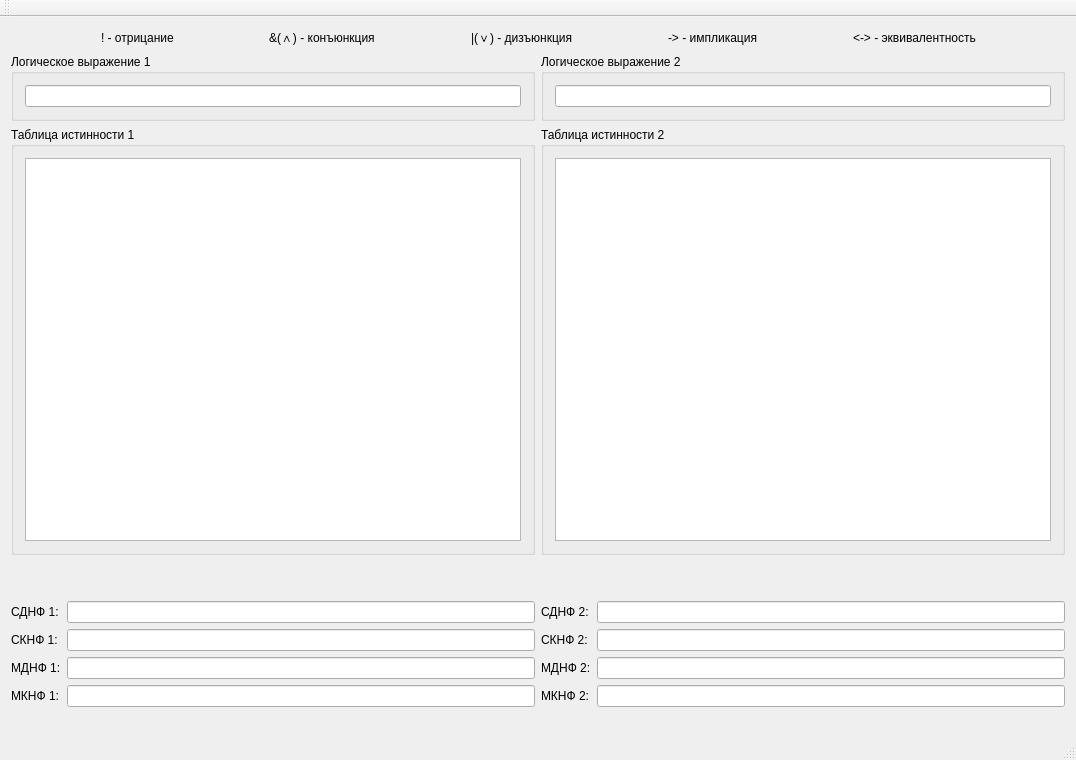
<?xml version="1.0" encoding="UTF-8"?>
<ui version="4.0">
 <class>LogicCalcWindow</class>
 <widget class="QMainWindow" name="LogicCalcWindow">
  <property name="geometry">
   <rect>
    <x>0</x>
    <y>0</y>
    <width>1076</width>
    <height>760</height>
   </rect>
  </property>
  <property name="windowTitle">
   <string>Логический калькулятор</string>
  </property>
  <widget class="QWidget" name="centralWidget">
   <layout class="QVBoxLayout" name="verticalLayout_5">
    <item>
     <layout class="QHBoxLayout" name="horizontalLayout_7">
      <item>
       <spacer name="horizontalSpacer_7">
        <property name="orientation">
         <enum>Qt::Horizontal</enum>
        </property>
        <property name="sizeHint" stdset="0">
         <size>
          <width>40</width>
          <height>20</height>
         </size>
        </property>
       </spacer>
      </item>
      <item>
       <widget class="QLabel" name="label_14">
        <property name="text">
         <string>! - отрицание</string>
        </property>
       </widget>
      </item>
      <item>
       <spacer name="horizontalSpacer_8">
        <property name="orientation">
         <enum>Qt::Horizontal</enum>
        </property>
        <property name="sizeHint" stdset="0">
         <size>
          <width>40</width>
          <height>20</height>
         </size>
        </property>
       </spacer>
      </item>
      <item>
       <widget class="QLabel" name="label_15">
        <property name="text">
         <string>&amp;(∧) - конъюнкция</string>
        </property>
       </widget>
      </item>
      <item>
       <spacer name="horizontalSpacer_9">
        <property name="orientation">
         <enum>Qt::Horizontal</enum>
        </property>
        <property name="sizeHint" stdset="0">
         <size>
          <width>40</width>
          <height>20</height>
         </size>
        </property>
       </spacer>
      </item>
      <item>
       <widget class="QLabel" name="label_16">
        <property name="text">
         <string>|(∨) - дизъюнкция</string>
        </property>
       </widget>
      </item>
      <item>
       <spacer name="horizontalSpacer_10">
        <property name="orientation">
         <enum>Qt::Horizontal</enum>
        </property>
        <property name="sizeHint" stdset="0">
         <size>
          <width>40</width>
          <height>20</height>
         </size>
        </property>
       </spacer>
      </item>
      <item>
       <widget class="QLabel" name="label_17">
        <property name="text">
         <string>-&gt; - импликация</string>
        </property>
       </widget>
      </item>
      <item>
       <spacer name="horizontalSpacer_11">
        <property name="orientation">
         <enum>Qt::Horizontal</enum>
        </property>
        <property name="sizeHint" stdset="0">
         <size>
          <width>40</width>
          <height>20</height>
         </size>
        </property>
       </spacer>
      </item>
      <item>
       <widget class="QLabel" name="label_18">
        <property name="text">
         <string>&lt;-&gt; - эквивалентность</string>
        </property>
       </widget>
      </item>
      <item>
       <spacer name="horizontalSpacer_12">
        <property name="orientation">
         <enum>Qt::Horizontal</enum>
        </property>
        <property name="sizeHint" stdset="0">
         <size>
          <width>40</width>
          <height>20</height>
         </size>
        </property>
       </spacer>
      </item>
     </layout>
    </item>
    <item>
     <layout class="QHBoxLayout" name="horizontalLayout_8">
      <item>
       <layout class="QVBoxLayout" name="verticalLayout_3">
        <item>
         <widget class="QGroupBox" name="groupBox_5">
          <property name="title">
           <string>Логическое выражение 1</string>
          </property>
          <layout class="QHBoxLayout" name="horizontalLayout_9">
           <item>
            <widget class="QLineEdit" name="expLineEdit"/>
           </item>
          </layout>
         </widget>
        </item>
        <item>
         <widget class="QGroupBox" name="groupBox_6">
          <property name="title">
           <string>Таблица истинности 1</string>
          </property>
          <layout class="QHBoxLayout" name="horizontalLayout_10">
           <item>
            <widget class="QTableWidget" name="truthTableWidget">
             <property name="editTriggers">
              <set>QAbstractItemView::NoEditTriggers</set>
             </property>
            </widget>
           </item>
          </layout>
         </widget>
        </item>
        <item>
         <widget class="QLabel" name="functionTypeLabel">
          <property name="text">
           <string/>
          </property>
          <property name="alignment">
           <set>Qt::AlignCenter</set>
          </property>
         </widget>
        </item>
        <item>
         <widget class="QLabel" name="dualityFunction1Label">
          <property name="text">
           <string/>
          </property>
          <property name="alignment">
           <set>Qt::AlignCenter</set>
          </property>
         </widget>
        </item>
        <item>
         <layout class="QGridLayout" name="gridLayout_3">
          <item row="1" column="1">
           <widget class="QLineEdit" name="conjLabel">
            <property name="readOnly">
             <bool>true</bool>
            </property>
           </widget>
          </item>
          <item row="0" column="1">
           <widget class="QLineEdit" name="desjLabel">
            <property name="readOnly">
             <bool>true</bool>
            </property>
           </widget>
          </item>
          <item row="1" column="0">
           <widget class="QLabel" name="label_19">
            <property name="text">
             <string>СКНФ 1:</string>
            </property>
           </widget>
          </item>
          <item row="0" column="0">
           <widget class="QLabel" name="label_20">
            <property name="text">
             <string>СДНФ 1:</string>
            </property>
           </widget>
          </item>
          <item row="2" column="1">
           <widget class="QLineEdit" name="MDNF1lineEdit">
            <property name="readOnly">
             <bool>true</bool>
            </property>
           </widget>
          </item>
          <item row="2" column="0">
           <widget class="QLabel" name="label_21">
            <property name="text">
             <string>МДНФ 1:</string>
            </property>
           </widget>
          </item>
          <item row="3" column="0">
           <widget class="QLabel" name="label_22">
            <property name="text">
             <string>МКНФ 1:</string>
            </property>
           </widget>
          </item>
          <item row="3" column="1">
           <widget class="QLineEdit" name="MCNF1lineEdit">
            <property name="readOnly">
             <bool>true</bool>
            </property>
           </widget>
          </item>
         </layout>
        </item>
       </layout>
      </item>
      <item>
       <layout class="QVBoxLayout" name="verticalLayout_4">
        <item>
         <widget class="QGroupBox" name="groupBox_7">
          <property name="title">
           <string>Логическое выражение 2</string>
          </property>
          <layout class="QHBoxLayout" name="horizontalLayout_11">
           <item>
            <widget class="QLineEdit" name="expLineEdit_2"/>
           </item>
          </layout>
         </widget>
        </item>
        <item>
         <widget class="QGroupBox" name="groupBox_8">
          <property name="title">
           <string>Таблица истинности 2</string>
          </property>
          <layout class="QHBoxLayout" name="horizontalLayout_12">
           <item>
            <widget class="QTableWidget" name="truthTableWidget_2">
             <property name="editTriggers">
              <set>QAbstractItemView::NoEditTriggers</set>
             </property>
            </widget>
           </item>
          </layout>
         </widget>
        </item>
        <item>
         <widget class="QLabel" name="functionTypeLabel_2">
          <property name="text">
           <string/>
          </property>
          <property name="alignment">
           <set>Qt::AlignCenter</set>
          </property>
         </widget>
        </item>
        <item>
         <widget class="QLabel" name="dualityFunction2Label">
          <property name="text">
           <string/>
          </property>
          <property name="alignment">
           <set>Qt::AlignCenter</set>
          </property>
         </widget>
        </item>
        <item>
         <layout class="QGridLayout" name="gridLayout_4">
          <item row="1" column="0">
           <widget class="QLabel" name="label_23">
            <property name="text">
             <string>СКНФ 2:</string>
            </property>
           </widget>
          </item>
          <item row="0" column="1">
           <widget class="QLineEdit" name="desjLabel_2">
            <property name="readOnly">
             <bool>true</bool>
            </property>
           </widget>
          </item>
          <item row="0" column="0">
           <widget class="QLabel" name="label_24">
            <property name="text">
             <string>СДНФ 2:</string>
            </property>
           </widget>
          </item>
          <item row="1" column="1">
           <widget class="QLineEdit" name="conjLabel_2">
            <property name="readOnly">
             <bool>true</bool>
            </property>
           </widget>
          </item>
          <item row="2" column="0">
           <widget class="QLabel" name="label_25">
            <property name="text">
             <string>МДНФ 2:</string>
            </property>
           </widget>
          </item>
          <item row="2" column="1">
           <widget class="QLineEdit" name="MDNF2lineEdit">
            <property name="readOnly">
             <bool>true</bool>
            </property>
           </widget>
          </item>
          <item row="3" column="0">
           <widget class="QLabel" name="label_26">
            <property name="text">
             <string>МКНФ 2:</string>
            </property>
           </widget>
          </item>
          <item row="3" column="1">
           <widget class="QLineEdit" name="MCNF2lineEdit">
            <property name="readOnly">
             <bool>true</bool>
            </property>
           </widget>
          </item>
         </layout>
        </item>
       </layout>
      </item>
     </layout>
    </item>
    <item>
     <widget class="QLabel" name="dualityLabel">
      <property name="text">
       <string/>
      </property>
      <property name="alignment">
       <set>Qt::AlignCenter</set>
      </property>
     </widget>
    </item>
   </layout>
  </widget>
  <widget class="QMenuBar" name="menuBar">
   <property name="geometry">
    <rect>
     <x>0</x>
     <y>0</y>
     <width>1076</width>
     <height>27</height>
    </rect>
   </property>
  </widget>
  <widget class="QToolBar" name="mainToolBar">
   <attribute name="toolBarArea">
    <enum>TopToolBarArea</enum>
   </attribute>
   <attribute name="toolBarBreak">
    <bool>false</bool>
   </attribute>
  </widget>
  <widget class="QStatusBar" name="statusBar"/>
 </widget>
 <layoutdefault spacing="6" margin="11"/>
 <resources/>
 <connections/>
</ui>
